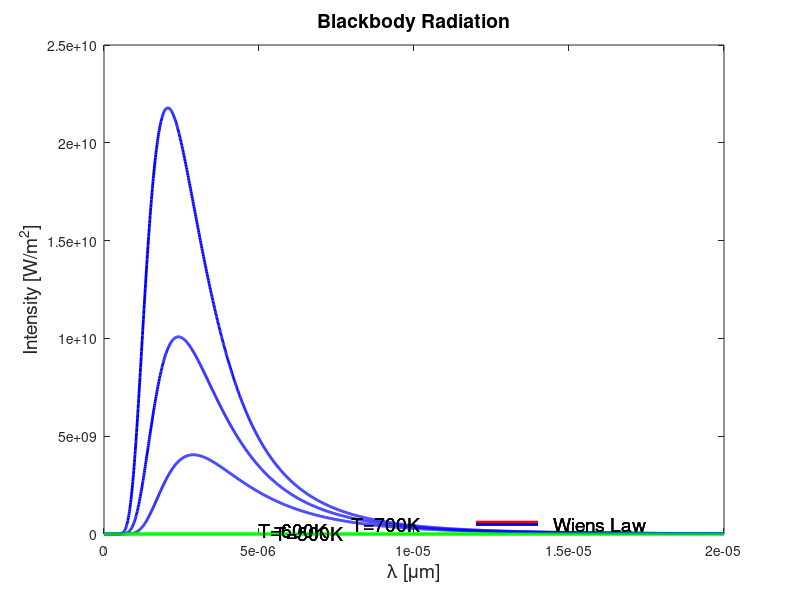

MATLAB code for this plot:
%------------------------------------------------------------------------%
%---------Black Body Radiation-------------------------------------------%
%------------------------------------------------------------------------%

clc;
close all;
clear all;

%------------------------------------------------------------------------%

c=3*10^8; % speed of light in vaccum
h=6.625*10.^-34; %  Planck constant 
k=1.38*10.^-23; %   Boltzmann constant
T= [1000 1200 1400]; % Temperatures in Kelvin
Lam=(0.0:0.01:20).*1e-6; 


figure(1)
for i=1:3
    
%------------Wiens Displacement Law--------------------------------------%

I1(:,i)= ((2*h*c*c)./(Lam.^5)).*(exp(-(h*c)./(Lam*k*T(i))));

%------------Planks Law--------------------------------------------------%

I2(:,i)=(2*h*c*c)./((Lam.^5).*(exp((h.*c)./(k.*T(i).*Lam))-1));

%------------------------------------------------------------------------%

I3(:,i)=(2*pi*h*c)./((Lam.^5).*((exp(h*c)./(Lam*k.*T(i))-1)));


%plot(Lam,I1(:,i),'linewidth',2)
plot(Lam,I1(:,i),'b','linewidth',2)
%hold on
%plot(Lam,I2(:,i),'r','linewidth',2)
hold on
plot(Lam,I3(:,i),'g','linewidth',2)

  text(.55e-5,.7e8,'T=500K','fontSize',14)
  text(.5e-5,2e8,'T=600K','fontSize',14)
  text(.8e-5,5e8,'T=700K','fontSize',14)

  line([1.2e-5 1.4e-5], [6e8 6e8],'color','r','linewidth',2)
  %line([1.2e-5 1.4e-5], [5e8 5e8],'linewidth',2)
  line([1.2e-5 1.4e-5], [5e8 5e8],'color','b','linewidth',2)
  
  text(14.5e-5,6e8,'Plancks Law','fontSize',14)
  text(1.45e-5,5e8,'Wiens Law','fontSize',14)

  
  xlabel('\lambda [\mum]','fontsize',14)
  ylabel('Intensity [W/m^2]','fontsize',14)
  title('Blackbody Radiation','fontsize',14)
  
  fh = figure(1);
  set(fh, 'color', 'white');
end

